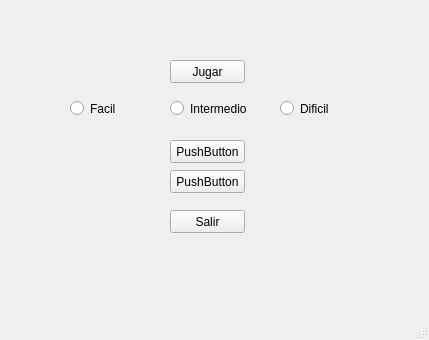
<?xml version="1.0" encoding="UTF-8"?>
<ui version="4.0">
 <class>Inicio</class>
 <widget class="QMainWindow" name="Inicio">
  <property name="geometry">
   <rect>
    <x>0</x>
    <y>0</y>
    <width>429</width>
    <height>340</height>
   </rect>
  </property>
  <property name="windowTitle">
   <string>MainWindow</string>
  </property>
  <widget class="QWidget" name="centralwidget">
   <widget class="QPushButton" name="Btn_jugar">
    <property name="geometry">
     <rect>
      <x>170</x>
      <y>60</y>
      <width>75</width>
      <height>23</height>
     </rect>
    </property>
    <property name="text">
     <string>Jugar</string>
    </property>
   </widget>
   <widget class="QPushButton" name="pushButton_2">
    <property name="geometry">
     <rect>
      <x>170</x>
      <y>140</y>
      <width>75</width>
      <height>23</height>
     </rect>
    </property>
    <property name="text">
     <string>PushButton</string>
    </property>
   </widget>
   <widget class="QPushButton" name="pushButton_3">
    <property name="geometry">
     <rect>
      <x>170</x>
      <y>170</y>
      <width>75</width>
      <height>23</height>
     </rect>
    </property>
    <property name="text">
     <string>PushButton</string>
    </property>
   </widget>
   <widget class="QPushButton" name="btn_Salir">
    <property name="geometry">
     <rect>
      <x>170</x>
      <y>210</y>
      <width>75</width>
      <height>23</height>
     </rect>
    </property>
    <property name="text">
     <string>Salir</string>
    </property>
   </widget>
   <widget class="QRadioButton" name="rbt_facil">
    <property name="geometry">
     <rect>
      <x>70</x>
      <y>100</y>
      <width>82</width>
      <height>17</height>
     </rect>
    </property>
    <property name="text">
     <string>Facil</string>
    </property>
   </widget>
   <widget class="QRadioButton" name="rbt_intermedio">
    <property name="geometry">
     <rect>
      <x>170</x>
      <y>100</y>
      <width>82</width>
      <height>17</height>
     </rect>
    </property>
    <property name="text">
     <string>Intermedio</string>
    </property>
   </widget>
   <widget class="QRadioButton" name="rbt_dificil">
    <property name="geometry">
     <rect>
      <x>280</x>
      <y>100</y>
      <width>82</width>
      <height>17</height>
     </rect>
    </property>
    <property name="text">
     <string>Dificil</string>
    </property>
   </widget>
  </widget>
  <widget class="QMenuBar" name="menubar">
   <property name="geometry">
    <rect>
     <x>0</x>
     <y>0</y>
     <width>429</width>
     <height>21</height>
    </rect>
   </property>
  </widget>
  <widget class="QStatusBar" name="statusbar"/>
 </widget>
 <resources/>
 <connections/>
</ui>
